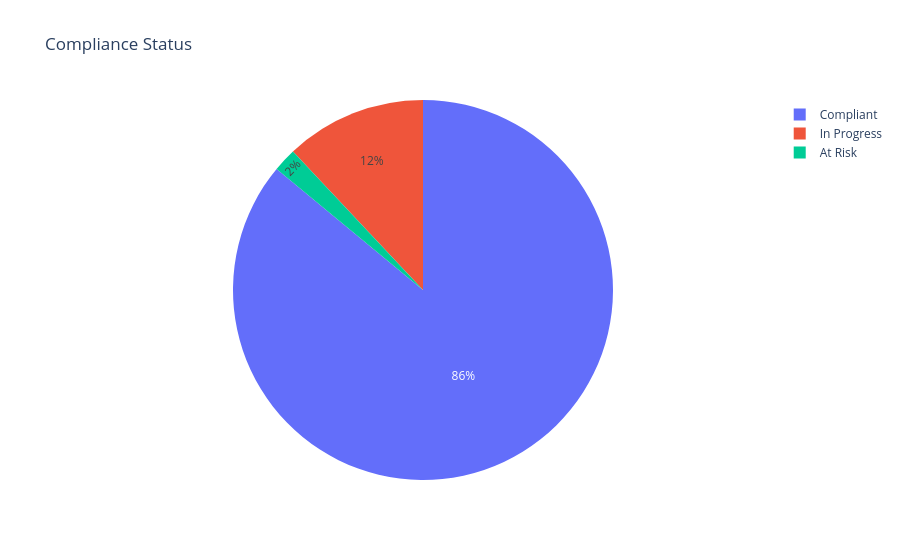

Here is the notebook cell this chart was saved with:
### Markdown cell above
#### EUDR Compliance & Risk Analysis

### Code cell
print("=== EUDR COMPLIANCE & DEFORESTATION RISK ===\n")

display(get_compliance_summary(df))

fig = px.pie(df, names='compliance_status', title="Compliance Status")
fig.show()

print("\nDeforestation Risk Distribution:")
print(df['deforestation_risk'].value_counts())

### Figure 1 — Plotly figure (JSON) as saved in the notebook; plotly's stock layout.template omitted (floating-point values rounded to 4 significant figures)
{"data": [{"domain": {"x": [0, 1], "y": [0, 1]}, "hovertemplate": "compliance_status=%{label}<extra></extra>", "labels": ["Compliant", "Compliant", "Compliant", "Compliant", "In Progress", "Compliant", "Compliant", "Compliant", "Compliant", "Compliant", "Compliant", "Compliant", "Compliant", "Compliant", "Compliant", "Compliant", "Compliant", "Compliant", "Compliant", "Compliant", "Compliant", "Compliant", "Compliant", "In Progress", "Compliant", "Compliant", "Compliant", "In Progress", "Compliant", "Compliant", "Compliant", "Compliant", "At Risk", "Compliant", "Compliant", "In Progress", "In Progress", "Compliant", "Compliant", "In Progress", "Compliant", "Compliant", "Compliant", "Compliant", "Compliant", "Compliant", "Compliant", "Compliant", "Compliant", "Compliant"], "legendgroup": "", "name": "", "showlegend": true, "type": "pie"}], "layout": {"legend": {"tracegroupgap": 0}, "title": {"text": "Compliance Status"}}}
